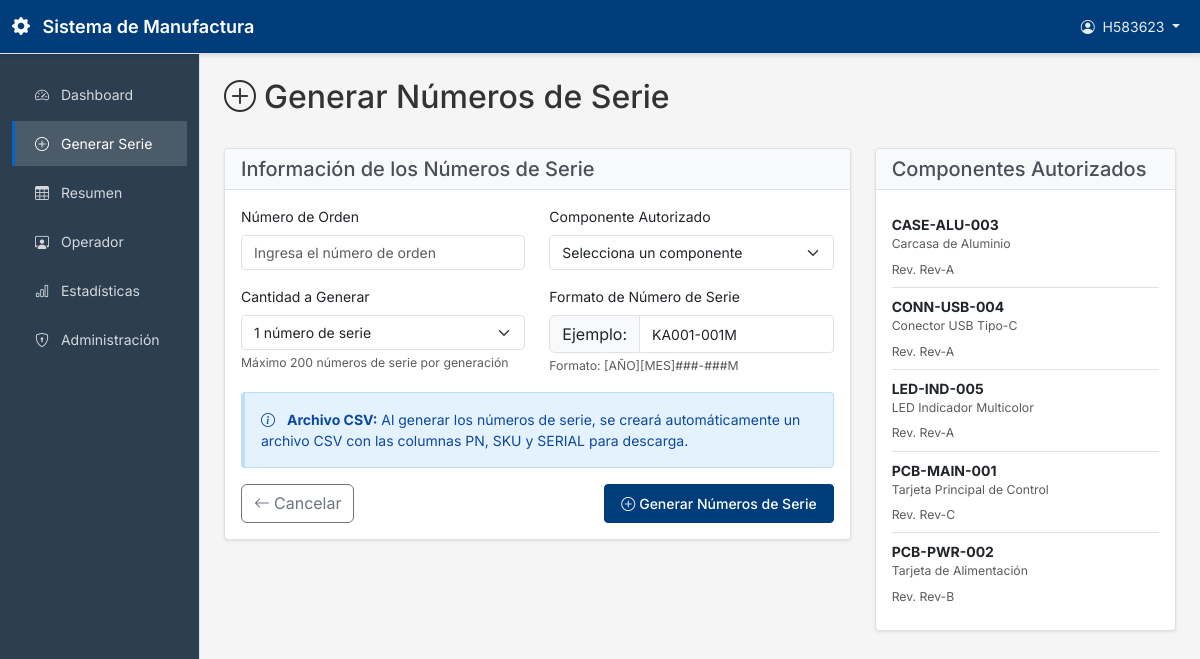
Screenshot of /serials/generate/ (signed in) with the database file from the repository.
### serials/models.py (models this page shows)
class AuthorizedPart(models.Model):
    part_number = models.CharField(
        max_length=50,
        unique=True,
        help_text="Número de parte autorizado"
    )
    sku = models.CharField(
        max_length=50,
        help_text="SKU del componente para exportación CSV"
    )
    description = models.TextField(help_text="Descripción del componente")
    revision = models.CharField(
        max_length=10,
        default="A",
        help_text="Revisión actual del componente"
    )
    is_active = models.BooleanField(
        default=True,
        help_text="Indica si el componente está activo para uso"
    )
    created_at = models.DateTimeField(auto_now_add=True)
    updated_at = models.DateTimeField(auto_now=True)
    class Meta:
        verbose_name = "Componente Autorizado"
        verbose_name_plural = "Componentes Autorizados"
        ordering = ['part_number']
    def __str__(self):
        return f"{self.part_number} - {self.description}"

### serials/views.py (the view)
# urls.py: path('generate/', views.generate_serial, name='generate_serial'),
@login_required
def generate_serial(request):
    if request.method == 'POST':
        form = SerialGenerationForm(request.POST)
        if form.is_valid():
            try:
                quantity = form.cleaned_data['quantity']
                order_number = form.cleaned_data['order_number']
                authorized_part = form.cleaned_data['authorized_part']
                generated_serials = []
                for i in range(quantity):
                    serial = SerialNumberGenerator.generate_serial_number(
                        order_number=order_number,
                        part_number=authorized_part.part_number,
                        created_by=request.user
                    )
                    generated_serials.append(serial)
                request.session['generated_serials'] = [
                    {
                        'serial_number': serial.serial_number,
                        'part_number': serial.authorized_part.part_number,
                        'sku': serial.authorized_part.sku,
                        'order_number': serial.order_number
                    }
                    for serial in generated_serials
                ]
                messages.success(
                    request,
                    f'{quantity} número{"s" if quantity > 1 else ""} de serie generado{"s" if quantity > 1 else ""} exitosamente para la orden {order_number}'
                )
                return redirect('serials:download_csv')
            except Exception as e:
                messages.error(request, f'Error al generar números de serie: {str(e)}')
    else:
        form = SerialGenerationForm()
    authorized_parts = AuthorizedPart.objects.filter(is_active=True).order_by('part_number')
    context = {
        'form': form,
        'authorized_parts': authorized_parts
    }
    return render(request, 'serials/generate_serial.html', context)

### serials/forms.py
class SerialGenerationForm(forms.Form):
    order_number = forms.CharField(
        max_length=50,
        widget=forms.TextInput(attrs={
            'class': 'form-control',
            'placeholder': 'Ingresa el número de orden'
        }),
        label='Número de Orden'
    )
    authorized_part = forms.ModelChoiceField(
        queryset=AuthorizedPart.objects.filter(is_active=True),
        widget=forms.Select(attrs={
            'class': 'form-select'
        }),
        label='Componente Autorizado',
        empty_label='Selecciona un componente'
    )
    quantity = forms.IntegerField(
        min_value=1,
        max_value=200,
        initial=1,
        widget=forms.Select(
            choices=[(i, f'{i} número{"s" if i > 1 else ""} de serie') for i in range(1, 201)],
            attrs={'class': 'form-select'}
        ),
        label='Cantidad a Generar'
    )

### templates/serials/generate_serial.html (shortened to what this page needs)
{% extends 'base.html' %}
{% block content %}
<div class="d-flex justify-content-between align-items-center mb-4">
    <h2><i class="bi bi-plus-circle me-2"></i>Generar Números de Serie</h2>
</div>
<div class="row">
    <div class="col-md-8">
        <div class="card">
            <div class="card-header">
                <h5 class="mb-0">Información de los Números de Serie</h5>
            </div>
            <div class="card-body">
                <form method="post" id="serialForm">
                    <div class="row">
                        <div class="col-md-6">
                            <div class="mb-3">
                                <label for="{{ form.order_number.id_for_label }}" class="form-label">Número de Orden</label>
                                {{ form.order_number }}
                            </div>
                        </div>
                        <div class="col-md-6">
                            <div class="mb-3">
                                <label for="{{ form.authorized_part.id_for_label }}" class="form-label">Componente Autorizado</label>
                                {{ form.authorized_part }}
                            </div>
                        </div>
                    </div>
                    <div class="row">
                        <div class="col-md-6">
                            <div class="mb-3">
                                <label for="{{ form.quantity.id_for_label }}" class="form-label">Cantidad a Generar</label>
                                {{ form.quantity }}
                                <div class="form-text">Máximo 200 números de serie por generación</div>
                            </div>
                        </div>
                        <div class="col-md-6">
                            <div class="mb-3">
                                <label class="form-label">Formato de Número de Serie</label>
                                <div class="input-group">
                                    <span class="input-group-text">Ejemplo:</span>
                                    <input type="text" class="form-control" id="preview-serial" readonly value="KA001-001M">
                                </div>
                                <div class="form-text">Formato: [AÑO][MES]###-###M</div>
                            </div>
                        </div>
                    </div>
                    <div class="row">
                        <div class="col-12">
                            <div class="alert alert-info">
                                <i class="bi bi-info-circle me-2"></i>
                                <strong>Archivo CSV:</strong> Al generar los números de serie, se creará automáticamente un archivo CSV con las columnas PN, SKU y SERIAL para descarga.
                            </div>
                        </div>
                    </div>
                    <div class="d-flex justify-content-between">
                        <a href="{% url 'analytics:dashboard' %}" class="btn btn-outline-secondary">
                            <i class="bi bi-arrow-left me-1"></i>Cancelar
                        </a>
                        <button type="submit" class="btn btn-primary">
                            <i class="bi bi-plus-circle me-1"></i>Generar Números de Serie
                        </button>
                    </div>
                </form>
            </div>
        </div>
    </div>
    <div class="col-md-4">
        <div class="card">
            <div class="card-header">
                <h5 class="mb-0">Componentes Autorizados</h5>
            </div>
            <div class="card-body">
                <div class="list-group list-group-flush">
                    {% for part in authorized_parts %}
                    <div class="list-group-item px-0">
                        <div class="d-flex justify-content-between align-items-start">
                            <div>
                                <strong>{{ part.part_number }}</strong>
                                <p class="mb-1 small text-muted">{{ part.description|truncatechars:40 }}</p>
                                <small class="text-muted">Rev. {{ part.revision }}</small>
                            </div>
                        </div>
                    </div>
                    {% endfor %}
                </div>
            </div>
        </div>
    </div>
</div>
{% endblock %}

### templates/base.html (shortened to what this page needs)
<!DOCTYPE html>
<html lang="es">
<head>
    <link href="https://cdn.jsdelivr.net/npm/bootstrap@5.3.0/dist/css/bootstrap.min.css" rel="stylesheet">
    <link rel="stylesheet" href="https://cdn.jsdelivr.net/npm/bootstrap-icons@1.10.0/font/bootstrap-icons.css">
</head>
<body>
    <nav class="navbar navbar-expand-lg">
        <div class="container-fluid">
            <a class="navbar-brand" href="{% url 'analytics:dashboard' %}">
                <i class="bi bi-gear-fill me-2"></i>
                Sistema de Manufactura
            </a>
            <div class="collapse navbar-collapse" id="navbarNav">
                <ul class="navbar-nav ms-auto">
                    <li class="nav-item dropdown">
                        <a class="nav-link dropdown-toggle" href="#" id="navbarDropdown" role="button" data-bs-toggle="dropdown">
                            <i class="bi bi-person-circle me-1"></i>
                            {{ user.get_full_name|default:user.username }}
                        </a>
                    </li>
                </ul>
            </div>
        </div>
    </nav>
    <div class="container-fluid">
        <div class="row">
            <nav class="col-md-3 col-lg-2 d-md-block sidebar collapse">
                <div class="position-sticky pt-3">
                    <ul class="nav flex-column">
                        <li class="nav-item">
                            <a class="nav-link {% if request.resolver_match.url_name == 'dashboard' %}active{% endif %}" href="{% url 'analytics:dashboard' %}">
                                <i class="bi bi-speedometer2 me-2"></i>
                                Dashboard
                            </a>
                        </li>
                        <li class="nav-item">
                            <a class="nav-link {% if request.resolver_match.url_name == 'generate_serial' %}active{% endif %}" href="{% url 'serials:generate_serial' %}">
                                <i class="bi bi-plus-circle me-2"></i>
                                Generar Serie
                            </a>
                        </li>
                        <li class="nav-item">
                            <a class="nav-link {% if request.resolver_match.url_name == 'summary' %}active{% endif %}" href="{% url 'operations:summary' %}">
                                <i class="bi bi-table me-2"></i>
                                Resumen
                            </a>
                        </li>
                        {% if user.userprofile.role == 'OPERATOR' or user.userprofile.role == 'SUPERVISOR' or user.userprofile.role == 'ADMIN' %}
                        <li class="nav-item">
                            <a class="nav-link {% if request.resolver_match.url_name == 'operator_dashboard' %}active{% endif %}" href="{% url 'operators:operator_dashboard' %}">
                                <i class="bi bi-person-workspace me-2"></i>
                                Operador
                            </a>
                        </li>
                        {% endif %}
                        {% if user.is_superuser or user.userprofile.can_view_statistics %}
                        <li class="nav-item">
                            <a class="nav-link {% if request.resolver_match.url_name == 'statistics_view' %}active{% endif %}" href="{% url 'analytics:statistics_view' %}">
                                <i class="bi bi-bar-chart me-2"></i>
                                Estadísticas
                            </a>
                        </li>
                        {% endif %}
                        {% if user.is_superuser or user.userprofile.can_manage_users %}
                        <li class="nav-item">
                            <a class="nav-link {% if request.resolver_match.url_name == 'admin_panel' %}active{% endif %}" href="{% url 'operations:admin_panel' %}">
                                <i class="bi bi-shield-lock me-2"></i>
                                Administración
                            </a>
                        </li>
                        {% endif %}
                    </ul>
                </div>
            </nav>
            <main class="col-md-9 ms-sm-auto col-lg-10 px-md-4 main-content">
                {% block content %}{% endblock %}
            </main>
        </div>
    </div>
</body>
</html>

### templates/base.html (style rules this page uses)
:root { --primary-color: #003d7a; --secondary-color: #6c757d; --accent-color: #0066cc; --success-color: #28a745; --warning-color: #ffc107; --danger-color: #dc3545; --light-gray: #f8f9fa; --medium-gray: #e9ecef; --dark-gray: #495057; --border-color: #dee2e6; }
body { background-color: #f5f5f5; font-family: 'Inter', -apple-system, BlinkMacSystemFont, 'Segoe UI', Roboto, sans-serif; font-size: 14px; color: #333; }
.navbar { background-color: var(--primary-color) !important; border-bottom: 1px solid var(--border-color); box-shadow: 0 2px 4px rgba(0,0,0,0.1); }
.navbar-brand { font-weight: 600; color: white !important; font-size: 18px; }
.navbar .nav-link, .navbar .dropdown-toggle { color: rgba(255,255,255,0.9) !important; }
.sidebar { min-height: calc(100vh - 56px); background-color: #2c3e50; border-right: 1px solid var(--border-color); box-shadow: none; }
.sidebar .nav-link { color: rgba(255,255,255,0.8); padding: 12px 20px; margin: 2px 0; border-radius: 0; transition: all 0.2s ease; border-left: 3px solid transparent; }
.sidebar .nav-link.active { color: white; background-color: rgba(255,255,255,0.15); border-left-color: var(--accent-color); }
.main-content { padding: 24px; background-color: #f5f5f5; }
.card { border: 1px solid var(--border-color); border-radius: 4px; box-shadow: 0 1px 3px rgba(0,0,0,0.1); transition: box-shadow 0.2s ease; background-color: white; }
.card-header { background-color: var(--light-gray); border-bottom: 1px solid var(--border-color); font-weight: 600; color: var(--dark-gray); }
.btn-primary { background-color: var(--primary-color); border-color: var(--primary-color); border-radius: 4px; padding: 8px 16px; font-weight: 500; font-size: 14px; }
.alert { border: 1px solid; border-radius: 4px; border-left-width: 4px; }
.alert-info { border-left-color: var(--accent-color); background-color: #e3f2fd; border-color: #bbdefb; color: #0d47a1; }
.form-control, .form-select { border-radius: 4px; border: 1px solid var(--border-color); font-size: 14px; }

### rows the page displays
AuthorizedPart: part_number "CASE-ALU-003", description "Carcasa de Aluminio", revision "Rev-A"
AuthorizedPart: part_number "CONN-USB-004", description "Conector USB Tipo-C", revision "Rev-A"
AuthorizedPart: part_number "LED-IND-005", description "LED Indicador Multicolor", revision "Rev-A"
AuthorizedPart: part_number "PCB-MAIN-001", description "Tarjeta Principal de Control", revision "Rev-C"
AuthorizedPart: part_number "PCB-PWR-002", description "Tarjeta de Alimentación", revision "Rev-B"

### other values shown
{{ user.get_full_name|default:user.username }} "H583623"
